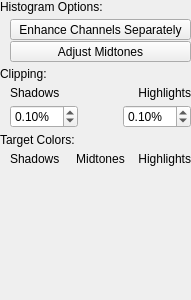
<?xml version="1.0" encoding="UTF-8"?>
<ui version="4.0">
 <class>FilterWidget</class>
 <widget class="QWidget" name="FilterWidget">
  <property name="geometry">
   <rect>
    <x>0</x>
    <y>0</y>
    <width>191</width>
    <height>300</height>
   </rect>
  </property>
  <property name="windowTitle">
   <string>Form</string>
  </property>
  <layout class="QVBoxLayout" name="verticalLayout" stretch="0,1">
   <property name="spacing">
    <number>0</number>
   </property>
   <property name="leftMargin">
    <number>0</number>
   </property>
   <property name="topMargin">
    <number>0</number>
   </property>
   <property name="rightMargin">
    <number>0</number>
   </property>
   <property name="bottomMargin">
    <number>0</number>
   </property>
   <item>
    <layout class="QVBoxLayout" name="verticalLayout_6">
     <property name="spacing">
      <number>5</number>
     </property>
     <item>
      <widget class="QLabel" name="label_3">
       <property name="text">
        <string>Histogram Options:</string>
       </property>
      </widget>
     </item>
     <item>
      <layout class="QVBoxLayout" name="verticalLayout_2">
       <property name="spacing">
        <number>1</number>
       </property>
       <property name="leftMargin">
        <number>10</number>
       </property>
       <item>
        <widget class="QToolButton" name="mButtonHistogramOptionsEnhanceChannelsSeparately">
         <property name="sizePolicy">
          <sizepolicy hsizetype="Preferred" vsizetype="Preferred">
           <horstretch>0</horstretch>
           <verstretch>0</verstretch>
          </sizepolicy>
         </property>
         <property name="text">
          <string>Enhance Channels Separately</string>
         </property>
         <property name="checkable">
          <bool>true</bool>
         </property>
         <property name="class" stdset="0">
          <string>cFlatOptionButton</string>
         </property>
        </widget>
       </item>
       <item>
        <widget class="QToolButton" name="mButtonHistogramOptionsAdjustMidtones">
         <property name="sizePolicy">
          <sizepolicy hsizetype="Preferred" vsizetype="Preferred">
           <horstretch>0</horstretch>
           <verstretch>0</verstretch>
          </sizepolicy>
         </property>
         <property name="text">
          <string>Adjust Midtones</string>
         </property>
         <property name="checkable">
          <bool>true</bool>
         </property>
         <property name="class" stdset="0">
          <string>cFlatOptionButton</string>
         </property>
        </widget>
       </item>
      </layout>
     </item>
     <item>
      <widget class="QLabel" name="label_9">
       <property name="text">
        <string>Clipping:</string>
       </property>
      </widget>
     </item>
     <item>
      <layout class="QGridLayout" name="gridLayout_2">
       <property name="leftMargin">
        <number>10</number>
       </property>
       <property name="spacing">
        <number>5</number>
       </property>
       <item row="1" column="1">
        <spacer name="horizontalSpacer">
         <property name="orientation">
          <enum>Qt::Horizontal</enum>
         </property>
         <property name="sizeHint" stdset="0">
          <size>
           <width>40</width>
           <height>20</height>
          </size>
         </property>
        </spacer>
       </item>
       <item row="0" column="0">
        <widget class="QLabel" name="label_6">
         <property name="text">
          <string>Shadows</string>
         </property>
        </widget>
       </item>
       <item row="0" column="2">
        <widget class="QLabel" name="label_8">
         <property name="text">
          <string>Highlights</string>
         </property>
         <property name="alignment">
          <set>Qt::AlignRight|Qt::AlignTrailing|Qt::AlignVCenter</set>
         </property>
        </widget>
       </item>
       <item row="1" column="0">
        <widget class="QDoubleSpinBox" name="mSpinClippingShadows">
         <property name="suffix">
          <string>%</string>
         </property>
         <property name="maximum">
          <double>10.000000000000000</double>
         </property>
         <property name="singleStep">
          <double>0.010000000000000</double>
         </property>
         <property name="value">
          <double>0.100000000000000</double>
         </property>
        </widget>
       </item>
       <item row="1" column="2">
        <widget class="QDoubleSpinBox" name="mSpinClippingHighlights">
         <property name="suffix">
          <string>%</string>
         </property>
         <property name="maximum">
          <double>10.000000000000000</double>
         </property>
         <property name="singleStep">
          <double>0.010000000000000</double>
         </property>
         <property name="value">
          <double>0.100000000000000</double>
         </property>
        </widget>
       </item>
      </layout>
     </item>
     <item>
      <widget class="QLabel" name="label_4">
       <property name="text">
        <string>Target Colors:</string>
       </property>
      </widget>
     </item>
     <item>
      <layout class="QGridLayout" name="gridLayout">
       <property name="leftMargin">
        <number>10</number>
       </property>
       <property name="spacing">
        <number>5</number>
       </property>
       <item row="1" column="2">
        <widget class="ibp::widgets::ColorButton" name="mButtonTargetColorsHighlights" native="true">
         <property name="sizePolicy">
          <sizepolicy hsizetype="Expanding" vsizetype="Preferred">
           <horstretch>0</horstretch>
           <verstretch>0</verstretch>
          </sizepolicy>
         </property>
         <property name="minimumSize">
          <size>
           <width>0</width>
           <height>32</height>
          </size>
         </property>
        </widget>
       </item>
       <item row="1" column="0">
        <widget class="ibp::widgets::ColorButton" name="mButtonTargetColorsShadows" native="true">
         <property name="sizePolicy">
          <sizepolicy hsizetype="Expanding" vsizetype="Preferred">
           <horstretch>0</horstretch>
           <verstretch>0</verstretch>
          </sizepolicy>
         </property>
         <property name="minimumSize">
          <size>
           <width>0</width>
           <height>32</height>
          </size>
         </property>
        </widget>
       </item>
       <item row="1" column="1">
        <widget class="ibp::widgets::ColorButton" name="mButtonTargetColorsMidtones" native="true">
         <property name="sizePolicy">
          <sizepolicy hsizetype="Expanding" vsizetype="Preferred">
           <horstretch>0</horstretch>
           <verstretch>0</verstretch>
          </sizepolicy>
         </property>
         <property name="minimumSize">
          <size>
           <width>0</width>
           <height>32</height>
          </size>
         </property>
        </widget>
       </item>
       <item row="0" column="0">
        <widget class="QLabel" name="label">
         <property name="text">
          <string>Shadows</string>
         </property>
        </widget>
       </item>
       <item row="0" column="1">
        <widget class="QLabel" name="mLabelTargetColorsMidtones">
         <property name="text">
          <string>Midtones</string>
         </property>
         <property name="alignment">
          <set>Qt::AlignCenter</set>
         </property>
        </widget>
       </item>
       <item row="0" column="2">
        <widget class="QLabel" name="label_5">
         <property name="text">
          <string>Highlights</string>
         </property>
         <property name="alignment">
          <set>Qt::AlignRight|Qt::AlignTrailing|Qt::AlignVCenter</set>
         </property>
        </widget>
       </item>
      </layout>
     </item>
    </layout>
   </item>
   <item>
    <spacer name="verticalSpacer">
     <property name="orientation">
      <enum>Qt::Vertical</enum>
     </property>
     <property name="sizeHint" stdset="0">
      <size>
       <width>0</width>
       <height>0</height>
      </size>
     </property>
    </spacer>
   </item>
  </layout>
 </widget>
 <customwidgets>
  <customwidget>
   <class>ibp::widgets::ColorButton</class>
   <extends>QWidget</extends>
   <header>colorbutton.h</header>
   <container>1</container>
  </customwidget>
 </customwidgets>
 <resources/>
 <connections/>
</ui>
